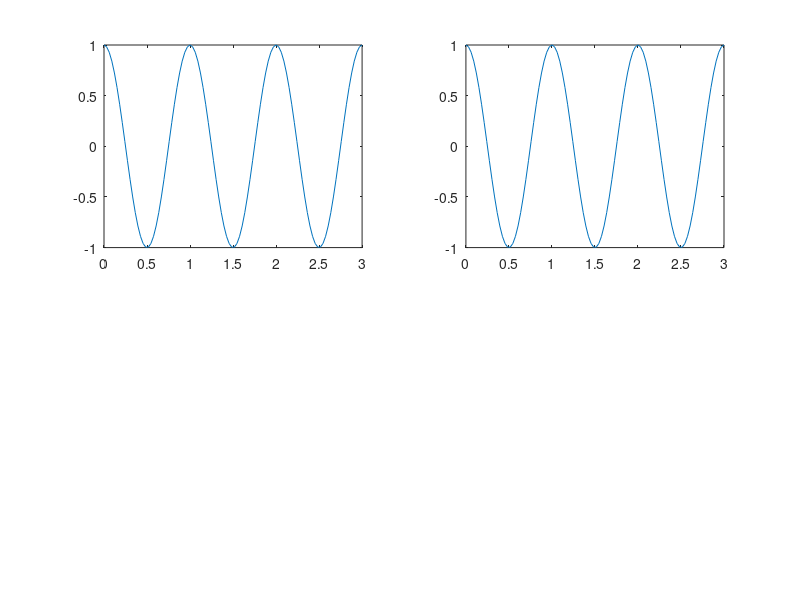

This figure's MATLAB source:
#3.47
# x(t)= cos(2pit)
#periodic with period 1 but also periodic with period N
# x(t) can be described as SumOf(Ak * e^(jkt(2pi/N)))
# expand and simplify
# the only coefficents that are not 0 are 3,-3 @ 1/2

q=linspace(0,3);
subplot(2,2,1)
xt= @(t) cos(t.*2*pi);
plot(q,xt(q))

subplot(2,2,2)
omega= (2*pi)/3
Fxt=@(t) (0.5*exp(t.*i*omega*-3)) +(0.5*exp(t.*i*omega*3));
plot(q, Fxt(q))
